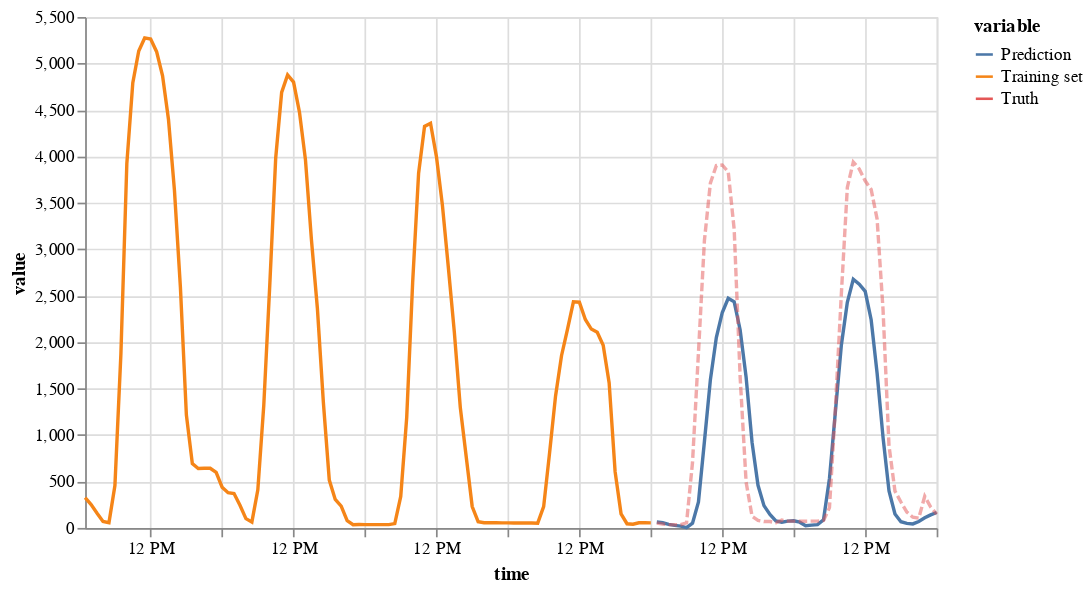

Write notebook code for a chart like this one.
### Code cell
plot_prediction(train[-96:], pred, test[:48])

### Figure 1 — Vega specification as saved in the notebook (floating-point values rounded to 4 significant figures; data arrays with more than 128 entries replaced by an {"elided": "..."} marker saying what was removed)
{"$schema": "https://vega.github.io/schema/vega/v5.json", "data": [{"name": "source_0", "values": {"elided": "192 records"}, "transform": [{"type": "formula", "expr": "toDate(datum['time'])", "as": "time"}]}, {"name": "source_0_y_domain_value", "values": [{"min": 3.961, "max": 5275.0}]}, {"name": "source_0_color_domain_variable", "values": [{"variable": "Training set"}, {"variable": "Prediction"}, {"variable": "Truth"}]}], "marks": [{"type": "group", "name": "pathgroup", "from": {"facet": {"data": "source_0", "name": "faceted_path_main", "groupby": ["variable"]}}, "encode": {"update": {"width": {"field": {"signal": null, "datum": null, "group": "width", "parent": null}}, "height": {"field": {"signal": null, "datum": null, "group": "height", "parent": null}}}}, "marks": [{"type": "line", "name": "marks", "from": {"data": "faceted_path_main"}, "sort": {"field": "datum[\"time\"]"}, "encode": {"update": {"stroke": {"field": "variable", "scale": "color"}, "strokeDash": [{"value": [5, 2], "test": "(datum.variable === 'Truth')"}, {"value": [0]}], "description": {"signal": "\"time: \" + (timeFormat(datum[\"time\"], '%b %d, %Y')) + \"; value: \" + (format(datum[\"value\"], \"\")) + \"; variable: \" + (isValid(datum[\"variable\"]) ? datum[\"variable\"] : \"\"+datum[\"variable\"])"}, "x": {"field": "time", "scale": "x"}, "y": {"field": "value", "scale": "y"}, "opacity": [{"value": 0.5, "test": "(datum.variable === 'Truth')"}, {"value": 1}], "defined": {"signal": "isValid(datum[\"time\"]) && isFinite(+datum[\"time\"]) && isValid(datum[\"value\"]) && isFinite(+datum[\"value\"])"}}}, "style": ["line"]}]}], "scales": [{"name": "x", "type": "time", "domain": {"data": "source_0", "field": "time"}, "range": [0, {"signal": "width"}]}, {"name": "y", "type": "linear", "domain": [{"signal": "(data(\"source_0_y_domain_value\")[0] || {}).min"}, {"signal": "(data(\"source_0_y_domain_value\")[0] || {}).max"}], "range": [{"signal": "height"}, 0], "zero": true, "nice": true}, {"name": "color", "type": "ordinal", "domain": {"data": "source_0_color_domain_variable", "field": "variable", "sort": true}, "range": "category"}], "axes": [{"scale": "x", "orient": "bottom", "minExtent": 0, "domain": false, "tickCount": {"signal": "ceil(width/40)"}, "labels": false, "gridScale": "y", "ticks": false, "zindex": 0, "aria": false, "grid": true, "maxExtent": 0}, {"scale": "y", "grid": true, "tickCount": {"signal": "ceil(height/40)"}, "ticks": false, "maxExtent": 0, "labels": false, "orient": "left", "zindex": 0, "gridScale": "x", "domain": false, "aria": false, "minExtent": 0}, {"scale": "x", "tickCount": {"signal": "ceil(width/40)"}, "title": "time", "zindex": 0, "labelFlush": true, "orient": "bottom", "grid": false, "labelOverlap": true}, {"scale": "y", "orient": "left", "title": "value", "labelOverlap": true, "zindex": 0, "grid": false, "tickCount": {"signal": "ceil(height/40)"}}], "style": "cell", "width": 500, "height": 300, "background": "white", "legends": [{"stroke": "color", "symbolType": "stroke", "title": "variable", "encode": {"symbols": {"update": {"opacity": {"value": 1}}}}}], "padding": 5}
